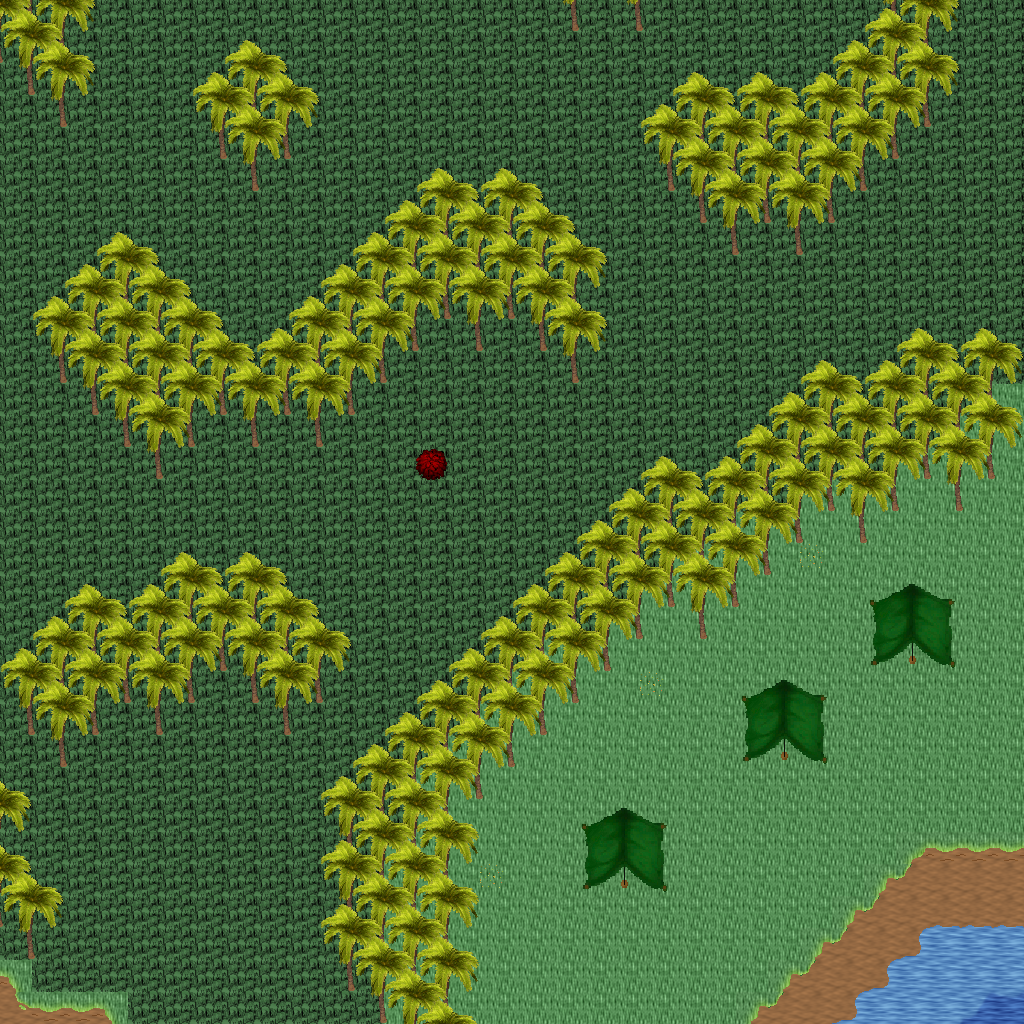

This game map was drawn from its Tiled (.tmx) file and the tilesets committed beside it. A one-line description and the trimmed map source follow:
An orthogonal 32x32 tile map with 32x32 px tiles, 5 tile layers (Ground, Objects, Objects2, Above, ...), 1 hidden layer not drawn, 26 tilesets.

<map version="1.10" tiledversion="1.11.0" orientation="orthogonal" renderorder="right-down" width="32" height="32" tilewidth="32" tileheight="32" infinite="0" nextlayerid="11" nextobjectid="1">
 <tileset firstgid="1" name="ground_ground" tilewidth="32" tileheight="32" tilecount="33" columns="3">
  <image source="../drawable/ground_ground.png" width="96" height="352" />
 </tileset>
 <tileset firstgid="34" name="ground_water_pool" tilewidth="32" tileheight="32" tilecount="72" columns="3">
  <image source="../drawable/ground_water_pool.png" width="96" height="768" />
 </tileset>
 <tileset firstgid="106" name="ground_water_pool_deep" tilewidth="32" tileheight="32" tilecount="72" columns="3">
  <image source="../drawable/ground_water_pool_deep.png" width="96" height="768" />
 </tileset>
 <tileset firstgid="178" name="ground_water_pool_corners" tilewidth="32" tileheight="32" tilecount="72" columns="3">
  <image source="../drawable/ground_water_pool_corners.png" width="96" height="768" />
 </tileset>
 <tileset firstgid="250" name="ground_grass_edges" tilewidth="32" tileheight="32" tilecount="36" columns="12">
  <image source="../drawable/ground_grass_edges.png" width="384" height="96" />
 </tileset>
 <tileset firstgid="286" name="ground_grass_corners" tilewidth="32" tileheight="32" tilecount="24" columns="6">
  <image source="../drawable/ground_grass_corners.png" width="192" height="128" />
 </tileset>
 <tileset firstgid="310" name="ground_ladder_vertical_dark" tilewidth="32" tileheight="32" tilecount="3" columns="3">
  <image source="../drawable/ground_ladder_vertical_dark.png" width="96" height="32" />
 </tileset>
 <tileset firstgid="313" name="plant_tree_palm_tree" tilewidth="32" tileheight="32" tilecount="6" columns="2">
  <image source="../drawable/plant_tree_palm_tree.png" width="64" height="96" />
 </tileset>
 <tileset firstgid="319" name="plant_tree_tree_realistic" tilewidth="32" tileheight="32" tilecount="16" columns="4">
  <image source="../drawable/plant_tree_tree_realistic.png" width="128" height="128" />
 </tileset>
 <tileset firstgid="335" name="logic_creature_animal" tilewidth="32" tileheight="32" tilecount="32" columns="8">
  <image source="../drawable/logic_creature_animal.png" width="256" height="128" />
 </tileset>
 <tileset firstgid="367" name="logic_collision" tilewidth="32" tileheight="32" tilecount="1" columns="1">
  <image source="../drawable/logic_collision.png" width="32" height="32" />
 </tileset>
 <tileset firstgid="368" name="plant_bush_various_small" tilewidth="32" tileheight="32" tilecount="9" columns="3">
  <image source="../drawable/plant_bush_various_small.png" width="96" height="96" />
 </tileset>
 <tileset firstgid="377" name="ground_ridge_earth_pale" tilewidth="32" tileheight="32" tilecount="96" columns="12">
  <image source="../drawable/ground_ridge_earth_pale.png" width="384" height="256" />
 </tileset>
 <tileset firstgid="473" name="object_tent" tilewidth="32" tileheight="32" tilecount="9" columns="3">
  <image source="../drawable/object_tent.png" width="96" height="96" />
 </tileset>
 <tileset firstgid="482" name="logic_creature_amazon" tilewidth="32" tileheight="32" tilecount="16" columns="8">
  <image source="../drawable/logic_creature_amazon.png" width="256" height="64" />
 </tileset>
 <tileset firstgid="498" name="furniture_light_iron_lamp" tilewidth="32" tileheight="32" tilecount="3" columns="1">
  <image source="../drawable/furniture_light_iron_lamp.png" width="32" height="96" />
 </tileset>
 <tileset firstgid="501" name="furniture_light_flames" tilewidth="32" tileheight="32" tilecount="6" columns="6">
  <image source="../drawable/furniture_light_flames.png" width="192" height="32" />
 </tileset>
 <tileset firstgid="507" name="ground_rock_rocks_2" tilewidth="32" tileheight="32" tilecount="4" columns="2">
  <image source="../drawable/ground_rock_rocks_2.png" width="64" height="64" />
 </tileset>
 <tileset firstgid="511" name="logic_portal" tilewidth="32" tileheight="32" tilecount="24" columns="8">
  <image source="../drawable/logic_portal.png" width="256" height="96" />
 </tileset>
 <tileset firstgid="535" name="logic_item_fruits" tilewidth="32" tileheight="32" tilecount="16" columns="8">
  <image source="../drawable/logic_item_fruits.png" width="256" height="64" />
 </tileset>
 <tileset firstgid="551" name="plant_pineapple_plant" tilewidth="32" tileheight="32" tilecount="6" columns="2">
  <image source="../drawable/plant_pineapple_plant.png" width="64" height="96" />
 </tileset>
 <tileset firstgid="557" name="ground_grass_2" tilewidth="32" tileheight="32" tilecount="21" columns="3">
  <image source="../drawable/ground_grass_2.png" width="96" height="224" />
 </tileset>
 <tileset firstgid="578" name="light_dim_yellow_light_7x5" tilewidth="32" tileheight="32" tilecount="35" columns="7">
  <image source="../drawable/light_dim_yellow_light_7x5.png" width="224" height="160" />
 </tileset>
 <tileset firstgid="613" name="light_yellow_light_5x5" tilewidth="32" tileheight="32" tilecount="25" columns="5">
  <image source="../drawable/light_yellow_light_5x5.png" width="160" height="160" />
 </tileset>
 <tileset firstgid="638" name="logic_creature_spider" tilewidth="32" tileheight="32" tilecount="3" columns="3">
  <image source="../drawable/logic_creature_spider.png" width="96" height="32" />
 </tileset>
 <tileset firstgid="641" name="logic_creature_reptile" tilewidth="32" tileheight="32" tilecount="7" columns="7">
  <image source="../drawable/logic_creature_reptile.png" width="224" height="32" />
 </tileset>
 <layer id="1" name="Ground" width="32" height="32">
  <data>[1024 cells, 1024 non-empty, 7 distinct tile ids]</data>
 </layer>
 <layer id="2" name="Objects" width="32" height="32">
  <data>[1024 cells, 304 non-empty, 18 distinct tile ids]</data>
 </layer>
 <layer id="3" name="Objects2" width="32" height="32">
  <data>[1024 cells, 175 non-empty, 2 distinct tile ids]</data>
 </layer>
 <layer id="4" name="Above" width="32" height="32">
  <data>[1024 cells, 278 non-empty, 7 distinct tile ids]</data>
 </layer>
 <layer id="5" name="Above2" width="32" height="32">
  <data>[1024 cells, 55 non-empty, 2 distinct tile ids]</data>
 </layer>
 <layer id="6" name="Walkable" width="32" height="32" visible="0">
  <data>[1024 cells, 281 non-empty, 1 distinct tile ids]</data>
 </layer>
 <objectgroup id="7" name="Mapevents" />
 <objectgroup id="8" name="Spawn" />
 <objectgroup id="9" name="Keys" />
 <objectgroup id="10" name="Replace" />
</map>
